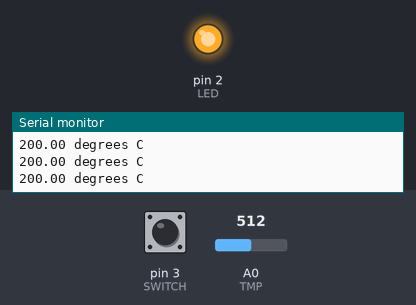
Simulated run of this sketch. Board: Arduino Uno, built with avr-gcc and run on an emulated ATmega328P. Parts: output pins drawn as LEDs (lit = HIGH), the last lines printed to the serial monitor. Inputs (shaded band) come from the test bench; at power-on: A0 (TMP) = 512, pin 3 (SWITCH) HIGH.

Above: at 1.2 s.
1.3 s: A0 (TMP) set to 198
2.8 s: A0 (TMP) set to 170
At 3.5 s:
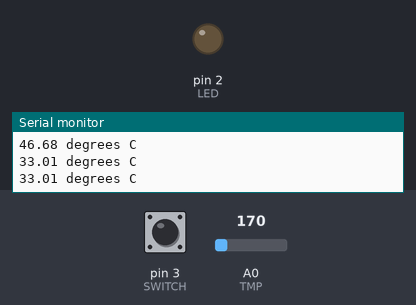
4.5 s: A0 (TMP) set to 306
At 4.8 s:
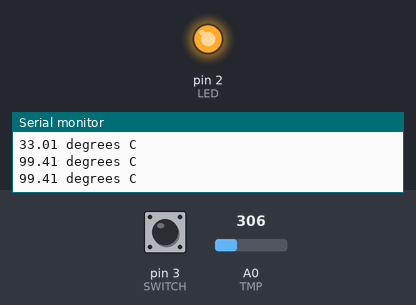
6.0 s: A0 (TMP) set to 122
At 7.3 s:
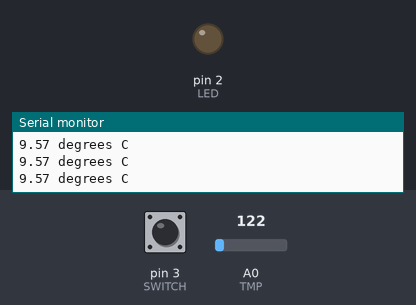
Timing chart, 0 to 8.5 s (numbered marks = the images above; inputs shaded):
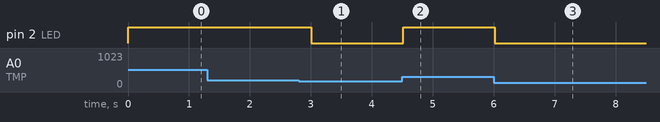

Measured:
- the behaviour switches between 185 and 184 on A0 (TMP) (found by bisection; images 0 and 1)
- after the input at 2.8 s, pin 2 (LED): HIGH → LOW after 0.21 s
- after the input at 4.5 s, pin 2 (LED): LOW → HIGH at once
- after the input at 6.0 s, pin 2 (LED): HIGH → LOW at once

The sketch:

Day15_Exam_Arduino_1.ino
```cpp
// Arduino Pins

#define TMP    A0
#define LED    2
#define SWITCH 3


int reading;
float voltage;
float temperatureC;

void setup()
{
  Serial.begin(9600);

  pinMode(TMP, INPUT);
  pinMode(LED, OUTPUT);
  pinMode(SWITCH, INPUT_PULLUP);

}

void loop()
{

  reading = analogRead(TMP);
  voltage = reading * 5.0;
  voltage /= 1024.0;
  temperatureC = (voltage - 0.5) * 100;
  Serial.print(temperatureC); Serial.println(" degrees C");


  // when an input pullup switch is pressed, it will have a LOW state.
  if((temperatureC > 40) && (digitalRead(SWITCH) == HIGH))
  {
    digitalWrite(LED, HIGH);
  }
  else if((temperatureC > 40) && (digitalRead(SWITCH) == LOW))
  {
    digitalWrite(LED, LOW);
  }
  else
  {
    digitalWrite(LED, LOW);
  }

  delay(250);

}
```
